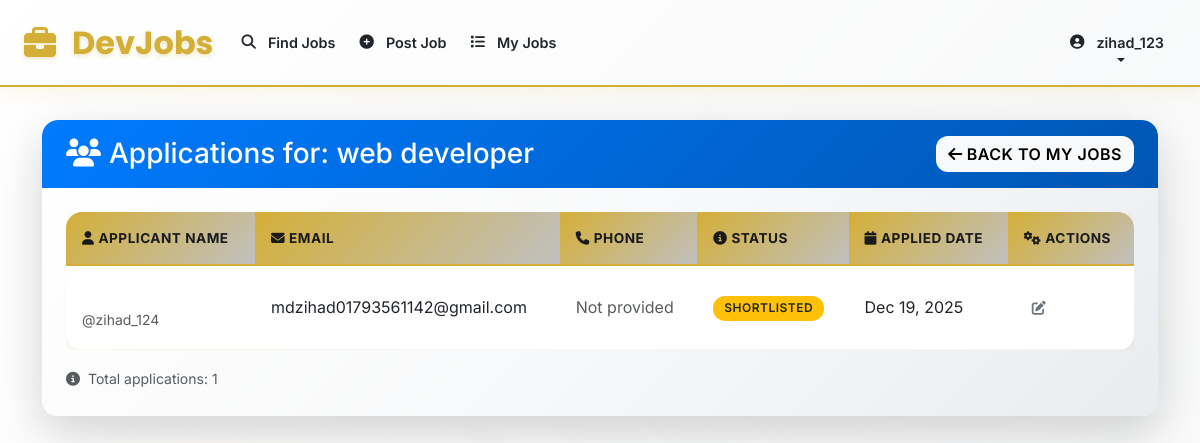
Page /job/2/applications/ (signed in) on the committed database.
### job_resume/models.py (models this page shows, shortened)
class User(AbstractUser):
    ROLE_CHOICES = [
        ('job_seeker', 'Job Seeker'),
        ('employer', 'Employer'),
        ('admin', 'Admin'),
    ]
    role = models.CharField(max_length=20, choices=ROLE_CHOICES, default='job_seeker')

class Job(models.Model):
    STATUS_CHOICES = [
        ('pending', 'Pending Approval'),
        ('approved', 'Approved'),
        ('rejected', 'Rejected'),
    ]
    title = models.CharField(max_length=200)
    description = models.TextField()
    company = models.CharField(max_length=100)
    location = models.CharField(max_length=100)
    salary = models.DecimalField(max_digits=10, decimal_places=2, null=True, blank=True)
    posted_by = models.ForeignKey(User, on_delete=models.CASCADE, related_name='posted_jobs')
    status = models.CharField(max_length=20, choices=STATUS_CHOICES, default='pending')
    created_at = models.DateTimeField(auto_now_add=True)
    updated_at = models.DateTimeField(auto_now=True)

class Application(models.Model):
    STATUS_CHOICES = [
        ('applied', 'Applied'),
        ('shortlisted', 'Shortlisted'),
        ('rejected', 'Rejected'),
        ('hired', 'Hired'),
    ]
    user = models.ForeignKey(User, on_delete=models.CASCADE, related_name='applications')
    job = models.ForeignKey(Job, on_delete=models.CASCADE, related_name='applications')
    name = models.CharField(max_length=100, default='')
    phone = models.CharField(max_length=20, default='')
    cv_pdf = models.FileField(upload_to='applications/', validators=[FileExtensionValidator(allowed_extensions=['pdf'])], blank=True, null=True)
    status = models.CharField(max_length=20, choices=STATUS_CHOICES, default='applied')
    applied_at = models.DateTimeField(auto_now_add=True)
    class Meta:
        unique_together = ('user', 'job')

### job_resume/views.py (the view)
# urls.py: path('job/<int:job_id>/applications/', views.job_applications, name='job_applications'),
@login_required
@employer_required
def job_applications(request, job_id):
    job = get_object_or_404(Job, id=job_id, posted_by=request.user)
    applications = Application.objects.filter(job=job).order_by('-applied_at')
    return render(request, 'job_applications.html', {'job': job, 'applications': applications})

### job_resume/templates/job_applications.html (shortened to what this page needs)
{% extends 'base.html' %}
{% block content %}
<div class="container mt-5">
    <div class="row">
        <div class="col-md-12">
            <div class="card shadow-lg">
                <div class="card-header bg-primary text-white d-flex justify-content-between align-items-center">
                    <h3 class="mb-0"><i class="fas fa-users me-2"></i>Applications for: {{ job.title }}</h3>
                    <a href="{% url 'job_resume:my_jobs' %}" class="btn btn-light">
                        <i class="fas fa-arrow-left me-1"></i>Back to My Jobs
                    </a>
                </div>
                <div class="card-body">
                    {% if applications %}
                        <div class="table-responsive">
                            <table class="table table-hover">
                                <thead class="custom-table-header">
                                    <tr>
                                        <th><i class="fas fa-user me-1"></i>Applicant Name</th>
                                        <th><i class="fas fa-envelope me-1"></i>Email</th>
                                        <th><i class="fas fa-phone me-1"></i>Phone</th>
                                        <th><i class="fas fa-info-circle me-1"></i>Status</th>
                                        <th><i class="fas fa-calendar me-1"></i>Applied Date</th>
                                        <th><i class="fas fa-cogs me-1"></i>Actions</th>
                                    </tr>
                                </thead>
                                <tbody>
                                    {% for application in applications %}
                                        <tr>
                                            <td>
                                                <br><small class="text-muted">@{{ application.user.username }}</small>
                                            </td>
                                            <td>{{ application.user.email }}</td>
                                            <td>
                                                {% if application.phone %}
                                                    <i class="fas fa-phone text-success me-1"></i>{{ application.phone }}
                                                {% else %}
                                                    <span class="text-muted">Not provided</span>
                                                {% endif %}
                                            </td>
                                            <td>
                                                {% if application.status == 'applied' %}
                                                    <span class="badge bg-secondary">{{ application.status|title }}</span>
                                                {% elif application.status == 'shortlisted' %}
                                                    <span class="badge bg-warning text-dark">{{ application.status|title }}</span>
                                                {% elif application.status == 'hired' %}
                                                    <span class="badge bg-success">{{ application.status|title }}</span>
                                                {% elif application.status == 'rejected' %}
                                                    <span class="badge bg-danger">{{ application.status|title }}</span>
                                                {% endif %}
                                            </td>
                                            <td>{{ application.applied_at|date:"M d, Y" }}</td>
                                            <td>
                                                <div class="btn-group" role="group">
                                                    <a href="{% url 'job_resume:update_application_status' application.id %}" class="btn btn-sm btn-outline-secondary" title="Update Status">
                                                        <i class="fas fa-edit"></i>
                                                    </a>
                                                </div>
                                            </td>
                                        </tr>
                                    {% endfor %}
                                </tbody>
                            </table>
                        </div>
                        <div class="mt-3">
                            <small class="text-muted">
                                <i class="fas fa-info-circle me-1"></i>
                                Total applications: {{ applications|length }}
                            </small>
                        </div>
                    {% else %}
                        <div class="text-center py-5">
                            <i class="fas fa-inbox fa-3x text-muted mb-3"></i>
                            <h4 class="text-muted">No applications received yet</h4>
                            <p class="text-muted">Applications for this job will appear here once candidates apply.</p>
                        </div>
                    {% endif %}
                </div>
            </div>
        </div>
    </div>
</div>
{% endblock %}

### job_resume/templates/base.html (shortened to what this page needs)
<!DOCTYPE html>
<html lang="en">
<head>
    <link href="https://cdn.jsdelivr.net/npm/bootstrap@5.3.0/dist/css/bootstrap.min.css" rel="stylesheet"
>
    <link href="https://cdnjs.cloudflare.com/ajax/libs/font-awesome/6.4.0/css/all.min.css" rel="stylesheet"
>
    {% load static %}
    <link rel="stylesheet" href="{% static 'css/style.css' %}">
</head>
<body>
    <nav class="navbar navbar-expand-lg navbar-light navbar-custom fade-in-up">
        <div class="container-xxl px-3 px-lg-4">
            <a class="navbar-brand navbar-brand-custom" href="{% url 'job_resume:home' %}">
                <i class="fas fa-briefcase me-2"></i>DevJobs
            </a>
            <div class="collapse navbar-collapse" id="navbarNav">
                <ul class="navbar-nav me-auto">
                    <li class="nav-item">
                        <a class="nav-link nav-link-custom" href="{% url 'job_resume:job_list' %}">
                            <i class="fas fa-search me-1"></i>Find Jobs
                        </a>
                    </li>
                    {% if user.is_authenticated %}
                    {% if user.role == 'employer' %}
                    <li class="nav-item">
                        <a class="nav-link nav-link-custom" href="{% url 'job_resume:post_job' %}">
                            <i class="fas fa-plus-circle me-1"></i>Post Job
                        </a>
                    </li>
                    <li class="nav-item">
                        <a class="nav-link nav-link-custom" href="{% url 'job_resume:my_jobs' %}">
                            <i class="fas fa-list me-1"></i>My Jobs
                        </a>
                    </li>
                    {% endif %}
                    {% endif %}
                </ul>
                <ul class="navbar-nav">
                    {% if user.is_authenticated %}
                    <li class="nav-item dropdown">
                        <a class="nav-link nav-link-custom dropdown-toggle" href="#" id="navbarDropdown" role="button"
                            data-bs-toggle="dropdown">
                            <i class="fas fa-user-circle me-1"></i>{{ user.username }}
                        </a>
                    </li>
                    {% endif %}
                </ul>
            </div>
        </div>
    </nav>
    <main id="main-content" class="container-fluid main-content animate-fade-in-up p-0">
        {% block content %}{% endblock %}
    </main>
</body>
</html>

### job_resume/templates/base.html (style rules this page uses)
:root { --primary-gold: #d4af37; --secondary-gold: #c0c0c0; --accent-gold: #d4af37; --dark-bg: #1a1a1a; --light-bg: #ffffff; --secondary-bg: #f8f9fa; --tertiary-bg: #e9ecef; --text-dark: #212529; --text-muted: #6c757d; --text-light: #ffffff; --shadow-sm: 0 2px 4px rgba(212, 175, 55, 0.1); --shadow: 0 4px 20px rgba(212, 175, 55, 0.15); --shadow-lg: 0 8px 32px rgba(212, 175, 55, 0.2); --gradient-bg: linear-gradient(135deg, #ffffff 0%, #f8f9fa 100%); --gradient-accent: linear-gradient(135deg, #d4af37 0%, #c0c0c0 100%); --border-radius: 12px; --border-radius-lg: 16px; --transition: all 0.3s ease; }
.animate-fade-in-up { animation: fadeInUp 0.8s ease-out; }
* { box-sizing: border-box; }
html { scroll-behavior: smooth; }
body { font-family: 'Inter', sans-serif; background: var(--gradient-bg); color: var(--text-dark); line-height: 1.6; margin: 0; padding: 0; overflow-x: hidden; position: relative; }
body::before { content: ''; position: fixed; top: 0; left: 0; right: 0; bottom: 0; background: radial-gradient(circle at 20% 80%, rgba(212, 175, 55, 0.03) 0%, transparent 50%), radial-gradient(circle at 80% 20%, rgba(192, 192, 192, 0.03) 0%, transparent 50%); pointer-events: none; z-index: -1; }
.navbar-custom { background: var(--gradient-bg); border-bottom: 2px solid var(--primary-gold); box-shadow: var(--shadow); backdrop-filter: blur(20px); -webkit-backdrop-filter: blur(20px); transition: var(--transition); position: fixed; top: 0; width: 100%; z-index: 1030; padding: 0.75rem 0; }
.navbar-brand-custom { font-family: 'Poppins', sans-serif; font-weight: 700; font-size: clamp(1.5rem, 4vw, 2rem); color: var(--primary-gold) !important; text-shadow: 0 2px 4px rgba(212, 175, 55, 0.3); transition: var(--transition); position: relative; display: flex; align-items: center; gap: 0.5rem; }
.navbar-brand-custom::after { content: ''; position: absolute; bottom: -5px; left: 0; width: 0; height: 2px; background: var(--gradient-accent); transition: var(--transition); }
.navbar-nav .nav-link-custom { color: var(--text-dark) !important; font-weight: 600; font-size: clamp(0.9rem, 2.5vw, 1rem); transition: var(--transition); position: relative; padding: 0.5rem 1rem; margin: 0 0.25rem; border-radius: var(--border-radius); display: flex; align-items: center; gap: 0.5rem; }
.navbar-nav .nav-link-custom::after { content: ''; position: absolute; bottom: 0; left: 50%; width: 0; height: 2px; background: var(--gradient-accent); transition: var(--transition); transform: translateX(-50%); }
.main-content { margin-top: clamp(80px, 15vh, 120px); min-height: calc(100vh - 200px); padding: 2rem 0; }
@media (max-width: 1200px) { .navbar-nav .nav-link-custom { padding: 0.5rem 0.75rem; font-size: 0.9rem; } }

### job_resume/templates/job_applications.html (style rules this page uses)
.card { border: none; border-radius: 15px; overflow: hidden; }
.card-header { background: linear-gradient(135deg, #007bff 0%, #0056b3 100%) !important; border: none; }
.table th { border-top: none; font-weight: 600; }
.table thead.custom-table-header th { background: linear-gradient(135deg, #d4af37 0%, #c0c0c0 100%) !important; color: #1a1a1a !important; border: none !important; }
.badge { font-size: 0.75em; padding: 0.375em 0.75em; }
.btn-group .btn { margin-right: 0.25rem; }
.btn-group .btn:last-child { margin-right: 0; }

### rows in the picture
User: username "zihad_123"
Job: title "web developer"
Application: user.username "zihad_124", user.email "mdzihad01793561142@gmail.com", phone "Not provided", status "SHORTLISTED", applied_at "Dec 19, 2025"

### other values in the picture
{{ applications|length }} "1"
